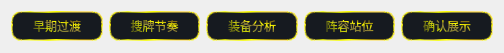
<?xml version="1.0" encoding="UTF-8"?>
<ui version="4.0">
 <class>strategyForm</class>
 <widget class="QWidget" name="strategyForm">
  <property name="geometry">
   <rect>
    <x>0</x>
    <y>0</y>
    <width>504</width>
    <height>53</height>
   </rect>
  </property>
  <property name="minimumSize">
   <size>
    <width>1</width>
    <height>1</height>
   </size>
  </property>
  <property name="windowTitle">
   <string>Form</string>
  </property>
  <property name="styleSheet">
   <string notr="true">QPushButton{
	color: qconicalgradient(cx:0, cy:0, angle:135, stop:0 rgba(255, 255, 0, 69), stop:0.375 rgba(255, 255, 0, 69), stop:0.423533 rgba(251, 255, 0, 145), stop:0.45 rgba(247, 255, 0, 208), stop:0.477581 rgba(255, 244, 71, 130), stop:0.518717 rgba(255, 218, 71, 130), stop:0.55 rgba(255, 255, 0, 255), stop:0.57754 rgba(255, 203, 0, 130), stop:0.625 rgba(255, 255, 0, 69), stop:1 rgba(255, 255, 0, 69));
	border: 2px solid qconicalgradient(cx:0, cy:0, angle:135, stop:0 rgba(255, 255, 0, 69), stop:0.375 rgba(255, 255, 0, 69), stop:0.423533 rgba(251, 255, 0, 145), stop:0.45 rgba(247, 255, 0, 208), stop:0.477581 rgba(255, 244, 71, 130), stop:0.518717 rgba(255, 218, 71, 130), stop:0.55 rgba(255, 255, 0, 255), stop:0.57754 rgba(255, 203, 0, 130), stop:0.625 rgba(255, 255, 0, 69), stop:1 rgba(255, 255, 0, 69));   
	background-color: rgb(22,26,32);
	ridge:ridge;
	padding: 4px;
	border-radius:10px;
	
	font: 75 14pt &quot;微软雅黑&quot;;
}
QPushButton:hover {
	color: rgb(255, 255, 255);
	border: 2px solid qradialgradient(spread:pad, cx:0.5, cy:0.5, radius:0.5, fx:0.5, fy:0.5, stop:0 rgba(0, 0, 0, 255), stop:0.19397 rgba(0, 0, 0, 255), stop:0.202312 rgba(122, 97, 0, 255), stop:0.495514 rgba(76, 58, 0, 255), stop:0.504819 rgba(255, 255, 255, 255), stop:0.79 rgba(255, 255, 255, 255), stop:1 rgba(255, 158, 158, 255));   
}




 

</string>
  </property>
  <layout class="QHBoxLayout" name="horizontalLayout">
   <item>
    <widget class="QPushButton" name="bt_zqgd">
     <property name="text">
      <string>早期过渡</string>
     </property>
    </widget>
   </item>
   <item>
    <widget class="QPushButton" name="bt_spjz">
     <property name="text">
      <string>搜牌节奏</string>
     </property>
    </widget>
   </item>
   <item>
    <widget class="QPushButton" name="bt_zbfx">
     <property name="text">
      <string>装备分析</string>
     </property>
    </widget>
   </item>
   <item>
    <widget class="QPushButton" name="bt_zrzw">
     <property name="text">
      <string>阵容站位</string>
     </property>
    </widget>
   </item>
   <item>
    <widget class="QPushButton" name="bt_qrzd">
     <property name="text">
      <string>确认展示</string>
     </property>
    </widget>
   </item>
  </layout>
 </widget>
 <resources/>
 <connections/>
</ui>
